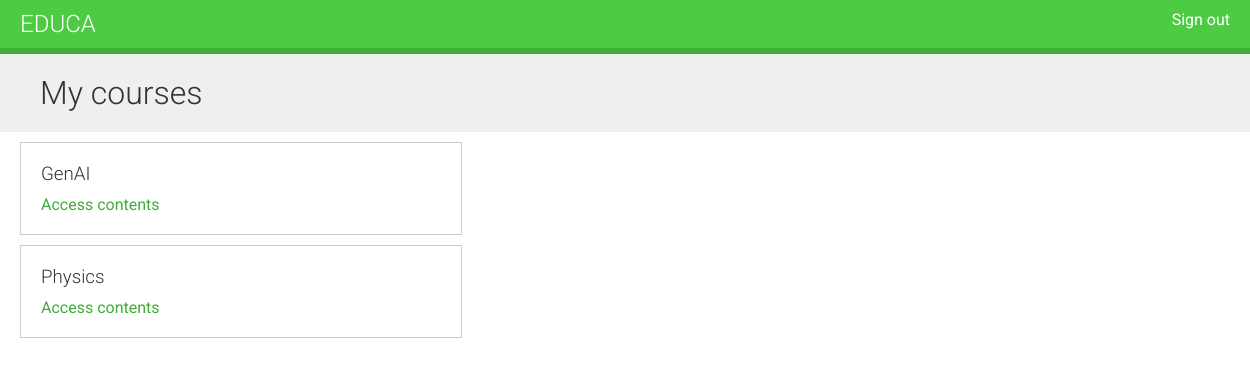
The app's page /students/courses/ (signed in), older data.
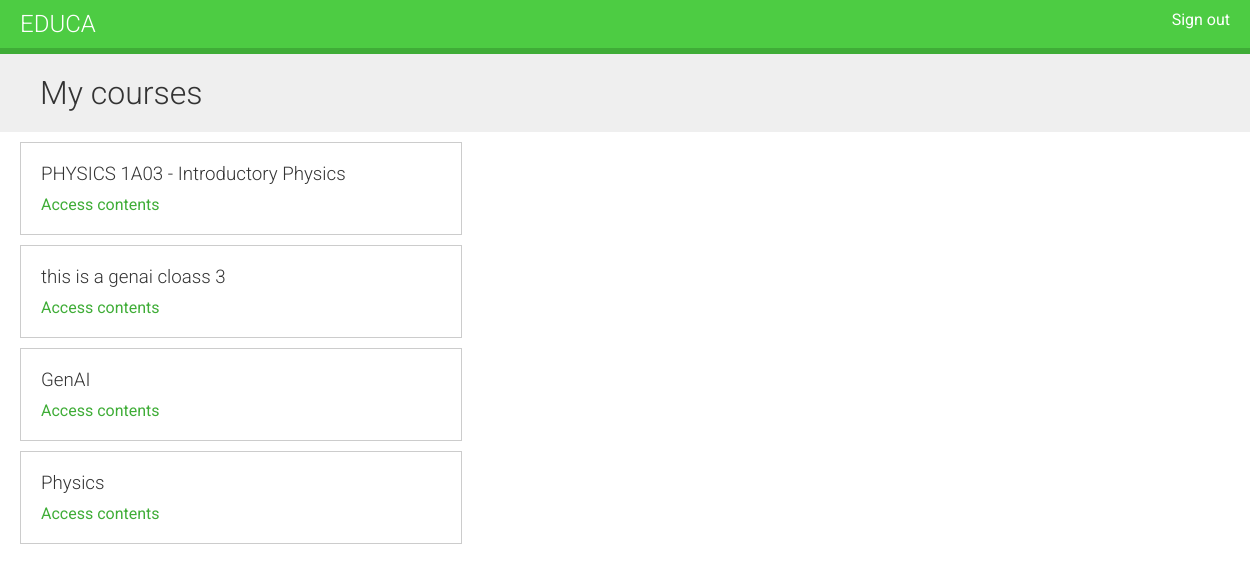
The same page, newer data.
### courses/models.py (models this page shows, shortened)
class Course(models.Model):
    owner = models.ForeignKey(User,
                              related_name='courses_created',
                              on_delete=models.CASCADE)
    subject = models.ForeignKey(Subject,
                                related_name='courses',
                                on_delete=models.CASCADE)
    title = models.CharField(max_length=200)
    slug = models.SlugField(max_length=200, unique=True)
    overview = models.TextField()
    created = models.DateTimeField(auto_now_add=True)
    students = models.ManyToManyField(User,
                                      related_name='courses_joined',
                                      blank=True)
    class Meta:
        ordering = ['-created']

### students/views.py (the view)
class StudentCourseListView(LoginRequiredMixin, ListView):
    model = Course
    template_name = 'students/course/list.html'
    def get_queryset(self):
        qs = super().get_queryset()
        return qs.filter(students__in=[self.request.user])

### students/templates/students/course/list.html (shortened to what this page needs)
{% extends "base.html" %}
{% block content %}
  <h1>My courses</h1>
  <div class="module">
    {% for course in object_list %}
      <div class="course-info">
        <h3>{{ course.title }}</h3>
        <p><a href="{% url "student_course_detail" course.id %}">
        Access contents</a></p>
      </div>
    {% empty %}
      <p>
        You are not enrolled in any courses yet.
        <a href="{% url "course_list" %}">Browse courses</a>
        to enroll on a course.
      </p>
    {% endfor %}
  </div>
{% endblock %}

Row changes from the older to the newer data that the page shows:
added Course: title "PHYSICS 1A03 - Introductory Physics"
added Course: title "this is a genai cloass 3"
